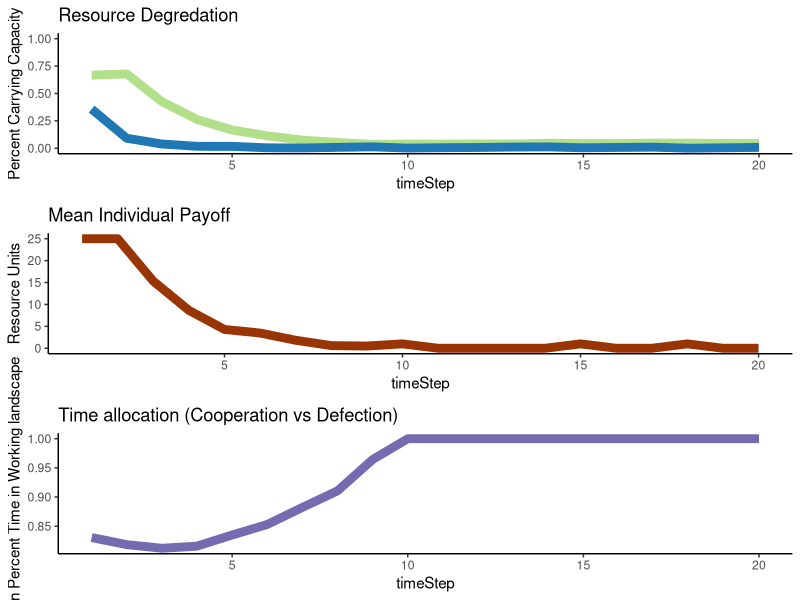

Write the R code that produced this figure.
library(ggplot2)

abm<-function(#Specified parameters
  Individuals=100, #number of total resource users in a population
  
  TotalCarryingCapacity=10000, #total available resource units
  
  StartPercCarryingCapacity = 0.7, #amount of resources available in the landscape at the start in proportion to CC
  
  PercProtected=0.3, #percent of the total resource that's in a protected area
  
  CoopPercStart=0.9, #percent of individuals who start by following the rules at t0
  
  LearningStrategy = "Success Bias", #options are Success Bias & Conformist
  
  TimeSteps=20,
  ResourceRegenerationPerTimeStep=1.15,
  harvestMax=25,
  ProbOfMobility=0.2){
  
  ## Set parameters
  PercWorking= 1-PercProtected #percent of resource in a working landscape
  TotalCCResourceProtected=PercProtected*TotalCarryingCapacity #total resource units in carrying capacity of protected area
  TotalCCResourceWorking=PercWorking*TotalCarryingCapacity #total resource units in carrying capacity of working area
  StartResourceWorking = TotalCCResourceWorking*StartPercCarryingCapacity #number of resources in the working landscape starting
  StartResourceProtected = TotalCCResourceProtected*StartPercCarryingCapacity #number of resources in the protected landscape starting
  CoopNumStart= as.integer(CoopPercStart*Individuals) #number of individuals cooperating fully at t0
  DefNumStart= Individuals - CoopNumStart#number of individuals defecting at t0
  PercTimeProtected = c(rep(0,CoopNumStart),rbeta(DefNumStart,1,2)) #percent of their foraging time each indv spends in the PA
  PercTimeWorking = (1-PercTimeProtected)#percent of their foraging time each indv spends in the working landscape
  
  agents<-data.frame(PercTimeProtected,
                     PercTimeWorking,
                     PayoffProtectedLastTime = rep(NA,Individuals),
                     PayoffWorkingLastTime= rep(NA,Individuals))   #dataframe to be filled with initial payoffs
  
  ProtectPerDefect<-as.integer(StartResourceProtected/DefNumStart) #protected area resources per each individual harvesting there
  WorkingPerTotal<-as.integer(StartResourceWorking/Individuals) #working landscape resources per individual
  
  for ( i in 1:nrow(agents)){  #fill the starting df percent payoff from the protected landscape is a function of the amount 
    agent2<-agents[i,]   #of resources there per individual searching there, and a random draw with a chance of success equal to time spent
    agents[i,4]<-rbinom(1,WorkingPerTotal,agent2$PercTimeWorking)
    agents[i,4]<-ifelse(agents[i,4]>=harvestMax,harvestMax,agents[i,4])
    agents[i,3]<- ifelse(agents[i,4]< harvestMax,rbinom(1,ProtectPerDefect,agent2$PercTimeProtected),0) #if they didnt get the max harvest, then 
    agents[i,3]<-ifelse(agents[i,3]>harvestMax-agents[i,4],harvestMax-agents[i,4],agents[i,3])
  } #see what they get from the working landscape first
  
  
  
  agents$PayoffTotalLastTime<- agents$PayoffProtectedLastTime + agents$PayoffWorkingLastTime #total payoff is the sum of what they get from both areas
  
  
  output<-data.frame(timeStep = 1:TimeSteps, #create df to fill with the outputs from each time step
                     meanTimeProtect = rep(NA,TimeSteps),
                     meanTimeWorking = rep(NA,TimeSteps),
                     NumResourcesProtect = rep(NA,TimeSteps),
                     percCCProtect = rep(NA,TimeSteps),
                     NumResourcesWorking = rep(NA,TimeSteps),
                     percCCWorking = rep(NA,TimeSteps),
                     meanPayoff = rep(NA,TimeSteps))
  
  output$meanTimeProtect[1] <- mean(agents$PercTimeProtected)  #fill it with the outouts from time 1
  output$meanTimeWorking[1]  <- mean(agents$PercTimeWorking) 
  output$NumResourcesProtect[1] <- StartResourceProtected-sum(agents$PayoffProtectedLastTime) 
  output$NumResourcesWorking[1] <- StartResourceWorking-sum(agents$PayoffWorkingLastTime) 
  output$percCCProtect[1]  <- output$NumResourcesProtect[1]/TotalCCResourceProtected
  output$percCCWorking[1]  <- output$NumResourcesWorking[1]/TotalCCResourceWorking
  output$meanPayoff[1]  <- mean(agents$PayoffTotalLastTime) 
  
  
  
  for (t in 2:TimeSteps){  #run the abm for all o fthe time steps
    
    #choose new strategy  
    
    LastTimeAgents<-agents  #save the agents from the pervious time to a new df
    
    LastTimePercTimeProtected<-LastTimeAgents$PercTimeProtected  #pull out the previous pretected foraging times as vector
    LastTimePercWorking<-LastTimeAgents$PercTimeWorking  #pull out the previous working foraging times as vector
    
    PercTimeProtected<-rep(NA,length(PercTimeProtected))  #nullify the previous perc time protected vector so we can fill it later and be confident the values changed
    
    if(LearningStrategy == "Success Bias"){ 
      for (j in 1:nrow(LastTimeAgents)){  
        ThisAgent<-LastTimeAgents[j,]      #modify the foraging strategy of each agent individually
        OtherAgents<-LastTimeAgents[-j,]   #dataframe of ther agents for them to copy from
        ThisAgentPayoff<-ThisAgent$PayoffTotalLastTime   #payoff last time period for this agent
        OtherAgentSpecific<-OtherAgents[sample(nrow(OtherAgents),1),] #choose a specific agent for them to get paired up with
        OtherAgentPayoff<-OtherAgentSpecific$PayoffTotalLastTime  #Payoff the other agent recieved
        OtherAgentPercProtect<-OtherAgentSpecific$PercTimeProtected #strategy of other agent
        ThisAgentPercProtect<-ThisAgent$PercTimeProtected  #strategy of this agent
        
        PercTimeProtected[j]<-ifelse(ThisAgentPayoff >=OtherAgentPayoff,ThisAgent$PercTimeProtected,
                                     (ThisAgentPercProtect+((OtherAgentPercProtect-ThisAgentPercProtect)/2))) #vector of new strategies
        
        #if this agent did better than the randomly selected agent then they keep their strategy
        #if they did worse thnan they modify their strategy to be the difference between their previou sstrategy and the randomly selected agent
        
      }}
    #if(LearningStrategy == "Conformist"){
     # for (j in 1:nrow(LastTimeAgents)){  
      #  ThisAgent<-LastTimeAgents[j,]      #Pull out each specific agent
       # OtherAgents<-LastTimeAgents[-j,]   #dataframe of ther agents for them to copy from
        #OtherAgentsSample<-OtherAgents[c(sample(1:nrow(OtherAgents),5)),] #haphazardly chose 5 here...look into lit to find good number!!!
        #OtherAgentsPercProtect<-mean(OtherAgentsSample$PercTimeProtected )# mean strategy of other agents
        #ThisAgentPercProtect<-ThisAgent$PercTimeProtected  #strategy of this agent
        
        #PercTimeProtected[j]<-(ThisAgentPercProtect+((OtherAgentsPercProtect-ThisAgentPercProtect)/2)) #vector of new strategies
      #}}
    
 #   if(LearningStrategy == "Conformist"){
  #    for (j in 1:nrow(LastTimeAgents)){  
   #     ThisAgent<-LastTimeAgents[j,]      #Pull out each specific agent
    #    OtherAgents<-LastTimeAgents[-j,]   #dataframe of ther agents for them to copy from
     #   OtherAgentsSample<-OtherAgents[c(sample(1:nrow(OtherAgents),5)),] #haphazardly chose 5 here...look into lit to find good number!!!
      #  ThisAgentPercProtect<-ThisAgent$PercTimeProtected
       # if(length(which(OtherAgentsSample$PercTimeProtected>0.0))>2 & ThisAgentPercProtect ==0.0){PercTimeProtected[j]<-rbeta(1,1,2)}
        #if(length(which(OtherAgentsSample$PercTimeProtected>0.0))>2 & ThisAgentPercProtect >0.0){PercTimeProtected[j]<-ThisAgentPercProtect}
    #    if(length(which(OtherAgentsSample$PercTimeProtected==0.0))>2){PercTimeProtected[j]<-0.0}
  #  }}
    
    if(LearningStrategy == "Conformist"){
      for (j in 1:nrow(LastTimeAgents)){  
        ThisAgent<-LastTimeAgents[j,]      #Pull out each specific agent
        OtherAgents<-LastTimeAgents[-j,]   #dataframe of ther agents for them to copy from
        OtherAgentsSample<-OtherAgents[c(sample(1:nrow(OtherAgents),5)),] #haphazardly chose 5 here...look into lit to find good number!!!
        ThisAgentPercProtect<-ThisAgent$PercTimeProtected
        if(length(which(OtherAgentsSample$PercTimeProtected>0.0))>2 ){
          PercTimeProtected[j]<-mean(OtherAgentsSample[OtherAgentsSample$PercTimeProtected!=0.0,]$PercTimeProtected )# mean strategy of other agents
         }
        if(length(which(OtherAgentsSample$PercTimeProtected==0.0))>2){PercTimeProtected[j]<-0.0}
      }}
    
    PercTimeWorking<- 1-PercTimeProtected   #time foraging in the working landscape
    
    
    agents<-data.frame(PercTimeProtected,   #new agent dataframe to fill
                       PercTimeWorking,
                       PayoffProtectedLastTime = rep(NA,Individuals),
                       PayoffWorkingLastTime= rep(NA,Individuals)) 
    
    
    #New resource pools to pull from
    #make sure they dont regenerate past their carrying capacity
    
    NewProtectedResourcesTotal<-round(output$NumResourcesProtect[t-1] * ResourceRegenerationPerTimeStep,digits=0)
    NewProtectedResourcesTotal<-ifelse(NewProtectedResourcesTotal<=  TotalCCResourceProtected,NewProtectedResourcesTotal, TotalCCResourceProtected)
    NewWorkingResourcesTotal<-round(output$NumResourcesWorking[t-1] * ResourceRegenerationPerTimeStep,digits=0)
    NewWorkingResourcesTotal<-ifelse(NewWorkingResourcesTotal<=TotalCCResourceWorking,NewWorkingResourcesTotal,TotalCCResourceWorking)
    
    ##Resource mobility
    LeaveWorking<-rbinom(1,NewWorkingResourcesTotal,ProbOfMobility) #number of resources which leave the protected area
    LeaveProtected<-rbinom(1,NewProtectedResourcesTotal,ProbOfMobility)#number of resources which leave the working area
    
    #do the accounting on entering vs leaving individuals
    NewWorkingResourcesTotal<-NewWorkingResourcesTotal-LeaveWorking+LeaveProtected
    NewProtectedResourcesTotal<-NewProtectedResourcesTotal-LeaveProtected+LeaveWorking
    
    #Make sure they dont go over the CC again
    NewWorkingResourcesTotal<-ifelse(NewWorkingResourcesTotal<=TotalCCResourceWorking,NewWorkingResourcesTotal,TotalCCResourceWorking)
    NewProtectedResourcesTotal<-ifelse(NewProtectedResourcesTotal<=  TotalCCResourceProtected,NewProtectedResourcesTotal, TotalCCResourceProtected)
    
    
    ##calculate available resources per individual
    if(nrow(agents[agents$PercTimeProtected>0,])==0){ProtectPerDefect<-NewProtectedResourcesTotal}
    if(nrow(agents[agents$PercTimeProtected>0,])!=0){ProtectPerDefect<-as.integer(NewProtectedResourcesTotal/nrow(agents[agents$PercTimeProtected>0,]))}
    WorkingPerTotal<-as.integer(NewWorkingResourcesTotal/Individuals)
    
    
    for ( i in 1:nrow(agents)){  #fill the starting df percent payoff from the protected landscape is a function of the amount 
      agent2<-agents[i,]   #of resources there per individual searching there, and a random draw with a chance of success equal to time spent
      agents[i,4]<-rbinom(1,WorkingPerTotal,agent2$PercTimeWorking)
      agents[i,4]<-ifelse(agents[i,4]>=harvestMax,harvestMax,agents[i,4])
      agents[i,3]<- ifelse(agents[i,4]< harvestMax,rbinom(1,ProtectPerDefect,agent2$PercTimeProtected),0) #if they didnt get the max harvest, then 
      agents[i,3]<-ifelse(agents[i,3]>harvestMax-agents[i,4],harvestMax-agents[i,4],agents[i,3])
    } #see what they get from the working landscape first
    
    
    
    agents$PayoffTotalLastTime<- agents$PayoffProtectedLastTime + agents$PayoffWorkingLastTime #total payoff is the sum of what they get from both areas
    
    output$meanTimeProtect[t] <- mean(agents$PercTimeProtected)  #fill it with the outouts from time 1
    output$meanTimeWorking[t]  <- mean(agents$PercTimeWorking) 
    output$NumResourcesProtect[t] <- NewProtectedResourcesTotal-sum(agents$PayoffProtectedLastTime) 
    output$NumResourcesWorking[t]  <- NewWorkingResourcesTotal-sum(agents$PayoffWorkingLastTime)
    output$percCCProtect[t]  <- output$NumResourcesProtect[t]/TotalCCResourceProtected
    output$percCCWorking[t]  <- output$NumResourcesWorking[t]/TotalCCResourceWorking
    output$meanPayoff[t]  <- mean(agents$PayoffTotalLastTime)
    
  }
  
  
  p1<-ggplot(data=output,aes(x=timeStep))+
    geom_line(aes(y=percCCProtect),size=3,color="#b2df8a")+
    geom_line(aes(y=percCCWorking),size=3,color="#1f78b4")+
    ylim(0, 1.0)+theme_classic()+ylab("Percent Carrying Capacity")+
    scale_colour_manual(name = 'Area', 
                        values =c('#b2df8a'='#b2df8a','#1f78b4'='#1f78b4'), labels = c('Protected Area','Working Landscape'))+
    ggtitle("Resource Degredation")
  
  
  p2<-ggplot(data=output,aes(x=timeStep))+
    geom_line(aes(y=meanPayoff),size=3,color="#993404")+
    theme_classic()+ylab("Resource Units")+
    ggtitle("Mean Individual Payoff")
  
  p3<-ggplot(data=output,aes(x=timeStep))+
    geom_line(aes(y=meanTimeWorking),size=3,color="#756bb1")+
    theme_classic()+ylab("Mean Percent Time in Working landscape")+
    ggtitle("Time allocation (Cooperation vs Defection)")
  
  x<-gridExtra::grid.arrange(p1,p2,p3,ncol=1)
  
  
  return(output) 
}



abm(LearningStrategy = "Conformist",CoopPercStart=0.5)
